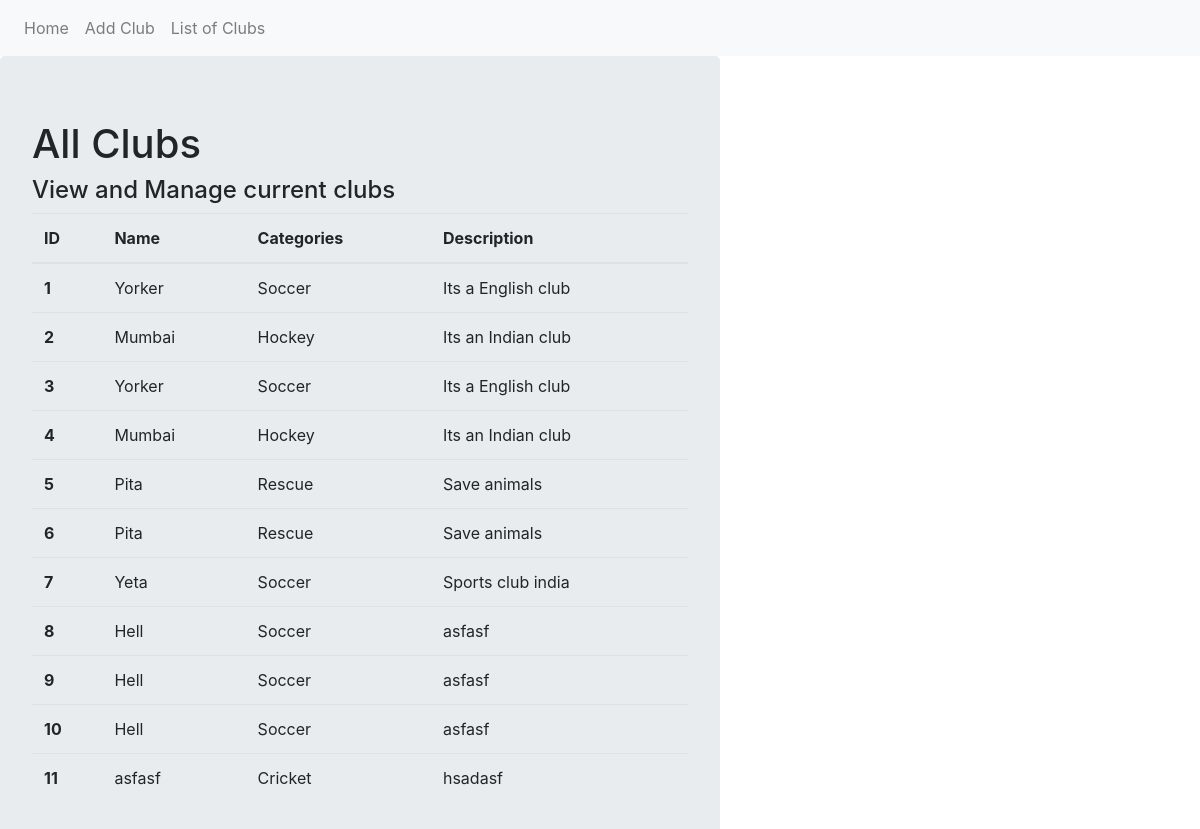
Page /list on the committed database.
### basic.py (models this page shows, shortened)
class Club(db.Model):
    __tablename__ = 'clubs'
    id = db.Column(db.Integer, primary_key = True)
    name = db.Column(db.Text)
    description = db.Column(db.Text)
    categories = db.Column(db.Text)
    privacy = db.relationship('Privacy', backref='clubs', uselist=False)

### basic.py (the view)
@app.route('/list')
def list_form():
    clubs = Club.query.all();
    return render_template('list.html', clubs=clubs)

### templates/list.html
{% extends 'base.html' %} {% block content %}
<div class="jumbotron" style="width: 60vw;height: 100vh;">
  <h1>All Clubs</h1>
  <h4>View and Manage current clubs</h4>
  <table class="table">
    <thead>
      <tr>
        <th scope="col">ID</th>
        <th scope="col">Name</th>
        <th scope="col">Categories</th>
        <th scope="col">Description</th>
      </tr>
    </thead>
    <tbody>
        {% for club in clubs %}
      <tr>
        <th scope="row">{{club.id}}</th>
        <td>{{club.name}}</td>
        <td>{{club.categories}}</td>
        <td>{{club.description}}</td>
      </tr>
      {% endfor %}
    </tbody>
  </table>
</div>
{% endblock %}

### templates/base.html (shortened to what this page needs)
<!DOCTYPE html>
<html lang="en">
<head>
    <link rel="stylesheet" href="https://maxcdn.bootstrapcdn.com/bootstrap/4.0.0/css/bootstrap.min.css">
</head>
<body>
    <nav class="navbar navbar-expand-lg navbar-light bg-light">
        <div class="navbar-nav">
          <a class="nav-item nav-link" href="{{ url_for('index') }}">Home</a>
          <a class="nav-item nav-link" href="{{ url_for('add_club') }}">Add Club</a>
          <a class="nav-item nav-link" href="{{ url_for('list_form') }}">List of Clubs</a>
        </div>
    </nav>
        {% block content %}
        {% endblock %}
</body>
</html>

### rows in the picture
Club: id "1", name "Yorker", categories "Soccer", description "Its a English club"
Club: id "2", name "Mumbai", categories "Hockey", description "Its an Indian club"
Club: id "3", name "Yorker", categories "Soccer", description "Its a English club"
Club: id "4", name "Mumbai", categories "Hockey", description "Its an Indian club"
Club: id "5", name "Pita", categories "Rescue", description "Save animals"
Club: id "6", name "Pita", categories "Rescue", description "Save animals"
Club: id "7", name "Yeta", categories "Soccer", description "Sports club india"
Club: id "8", name "Hell", categories "Soccer", description "asfasf"
Club: id "9", name "Hell", categories "Soccer", description "asfasf"
Club: id "10", name "Hell", categories "Soccer", description "asfasf"
Club: id "11", name "asfasf", categories "Cricket", description "hsadasf"
